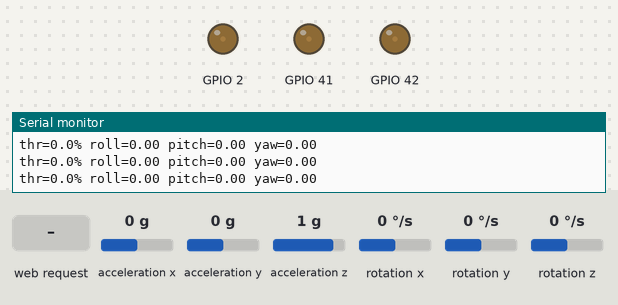
Recording of a sketch running on a simulated ESP32. Shown: output pins drawn as LEDs (lit = HIGH), the last lines printed to the serial monitor. Wiring (inferred from the names in the program): MPU-6050 motion sensor at I2C address 0x68. The inputs (shaded band) are chosen by the test bench; at power-on: acceleration x 0 g, acceleration y 0 g, acceleration z 1 g, rotation x 0 °/s, rotation y 0 °/s, rotation z 0 °/s. Pins used as bus, display or sensor lines are not drawn.

Above: at 1.2 s.
1.3 s: HTTP request GET /set?throttle=120 received
At 2.5 s:
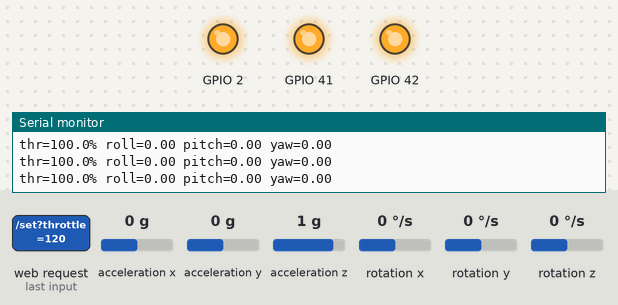
2.8 s: acceleration x set to -1.4 g
5.8 s: acceleration y set to -1.4 g
8.8 s: acceleration z set to -0.8 g
At 10.4 s:
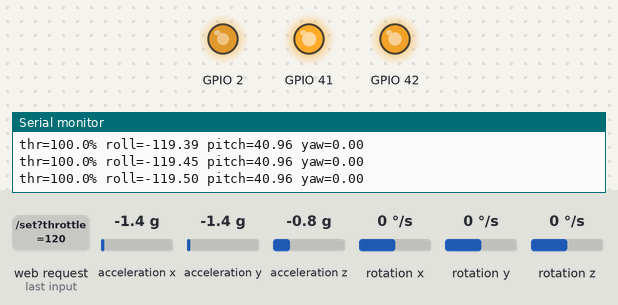
11.8 s: HTTP request GET /set?throttle=1 received
At 12.8 s:
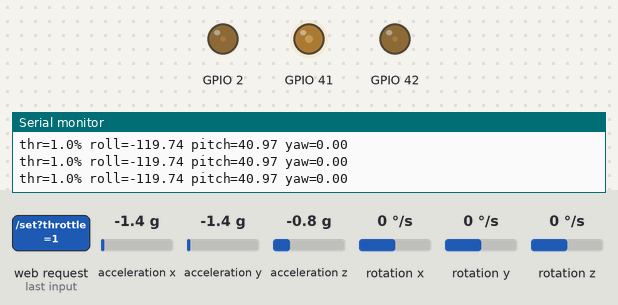
13.3 s: rotation x set to 100 °/s
At 13.45 s:
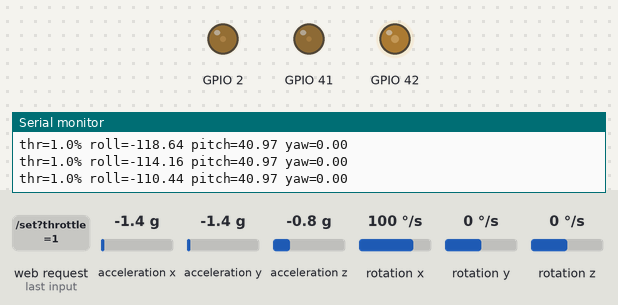
Timing chart, 0 to 17.3 s (numbered marks = the images above; inputs shaded):
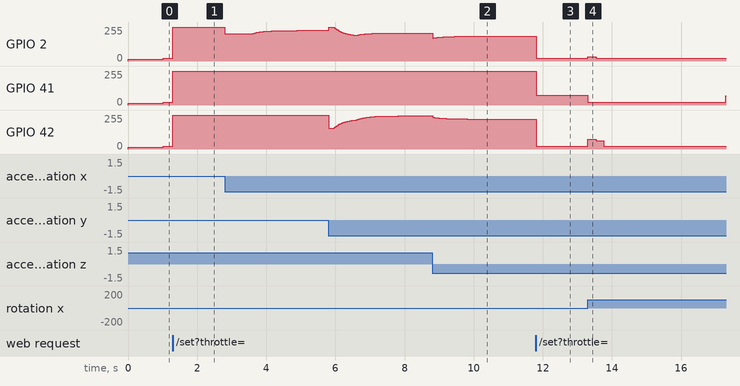

The sketch:

main.ino
```cpp
#include <Arduino.h>
#include <WebServer.h>
#include <WiFi.h>
#include <Wire.h>

#include "Imu.h"
#include "MotorMixer.h"
#include "Pid.h"

// Replace with your motor control pins
constexpr MotorPins kMotorPins{.frontLeft = 2, .frontRight = 1, .rearLeft = 42, .rearRight = 41};

// PID gains tuned for initial hover with 6x4.5 props, 2200kV motors on 4S
constexpr PidGains kPitchRollGains{.kp = 3.8f, .ki = 0.02f, .kd = 18.0f};
constexpr PidGains kYawGains{.kp = 1.0f, .ki = 0.01f, .kd = 4.0f};

// Optional: set true for an ESC throttle-range calibration pulse (props off, supervised)
constexpr bool kCalibrateEscsOnBoot = false;

// Network configuration
const char *kApSsid = "QuadHover-AP";
const char *kApPassword = "hover123";  // keep at least 8 chars for WPA2

// Globals shared between tasks
volatile float targetThrottlePercent = 0.0f;
portMUX_TYPE throttleMux = portMUX_INITIALIZER_UNLOCKED;

WebServer server(80);
Imu6050 imu;
MotorMixer motors(kMotorPins);
PidController pitchPid(kPitchRollGains);
PidController rollPid(kPitchRollGains);
PidController yawPid(kYawGains, -200.0f, 200.0f);

TaskHandle_t webTaskHandle = nullptr;
TaskHandle_t controlTaskHandle = nullptr;

String sliderPage() {
  return R"(
<!DOCTYPE html>
<html>
<head>
<meta name="viewport" content="width=device-width, initial-scale=1.0">
<style>
body { font-family: Arial, sans-serif; margin: 30px; }
.slider { width: 100%; height: 300px; writing-mode: bt-lr; -webkit-appearance: slider-vertical; }
label { font-size: 18px; }
</style>
</head>
<body>
<h2>Quad Hover Throttle</h2>
<label for="throttle">Throttle: <span id="val">0</span>%</label><br>
<input type="range" min="0" max="100" value="0" class="slider" id="throttle" orient="vertical">
<script>
const slider = document.getElementById('throttle');
const val = document.getElementById('val');
slider.oninput = function() {
  val.innerText = this.value;
  fetch('/set?throttle=' + this.value).catch(() => {});
}
</script>
</body>
</html>
  )";
}

void handleRoot() { server.send(200, "text/html", sliderPage()); }

void handleSet() {
  if (server.hasArg("throttle")) {
    float pct = server.arg("throttle").toFloat();
    pct = constrain(pct, 0.0f, 100.0f);
    portENTER_CRITICAL(&throttleMux);
    targetThrottlePercent = pct;
    portEXIT_CRITICAL(&throttleMux);
    server.send(200, "text/plain", String("Throttle set to ") + pct);
  } else {
    server.send(400, "text/plain", "Missing throttle param");
  }
}

void startWebServer() {
  if (!WiFi.softAP(kApSsid, kApPassword)) {
    Serial.println("Failed to start SoftAP");
    return;
  }
  Serial.printf("AP started: SSID=%s IP=%s\n", kApSsid, WiFi.softAPIP().toString().c_str());
  server.on("/", handleRoot);
  server.on("/set", handleSet);
  server.begin();
}

void webTask(void *param) {
  startWebServer();
  for (;;) {
    server.handleClient();
    vTaskDelay(10 / portTICK_PERIOD_MS);
  }
}

float readThrottle() {
  portENTER_CRITICAL(&throttleMux);
  float pct = targetThrottlePercent;
  portEXIT_CRITICAL(&throttleMux);
  return pct;
}

void controlTask(void *param) {
  if (!imu.begin()) {
    Serial.println("Failed to init MPU6050");
    vTaskDelete(nullptr);
  }
  motors.begin();
  if (kCalibrateEscsOnBoot) {
    Serial.println("ESC calibration: sending max then min throttle. Props off!");
    motors.calibrateEscs();
  }
  motors.armEscs();

  unsigned long lastLoopMicros = micros();
  const float hoverDuty = motors.maxDuty() * 0.4f;  // ~40% base for hover starting point

  for (;;) {
    imu.update();
    unsigned long now = micros();
    float dt = (now - lastLoopMicros) / 1e6f;
    lastLoopMicros = now;

    float desiredThrottle = readThrottle();
    float throttleDuty = (desiredThrottle / 100.0f) * motors.maxDuty();

    float rollCorrection = rollPid.compute(0.0f, imu.roll(), dt);
    float pitchCorrection = pitchPid.compute(0.0f, imu.pitch(), dt);
    // Yaw hold disabled for now
    float yawCorrection = 0.0f;

    if (desiredThrottle < 1.0f) {
      rollPid.reset();
      pitchPid.reset();
      yawPid.reset();
    }

    // X quad mixing
    float mFrontLeft = throttleDuty + pitchCorrection - rollCorrection - yawCorrection;
    float mFrontRight = throttleDuty + pitchCorrection + rollCorrection + yawCorrection;
    float mRearLeft = throttleDuty - pitchCorrection - rollCorrection + yawCorrection;
    float mRearRight = throttleDuty - pitchCorrection + rollCorrection - yawCorrection;

    // keep motors spinning lightly even at 0 throttle to improve stability
    const float idle = hoverDuty * 0.2f;
    motors.write(max(mFrontLeft, idle), max(mFrontRight, idle), max(mRearLeft, idle), max(mRearRight, idle));

    static unsigned long lastLogMs = 0;
    unsigned long nowMs = millis();
    if (nowMs - lastLogMs >= 50) {
      lastLogMs = nowMs;
      Serial.printf("thr=%.1f%% roll=%.2f pitch=%.2f yaw=%.2f\n", desiredThrottle, imu.roll(), imu.pitch(), imu.yaw());
    }

    vTaskDelay(4 / portTICK_PERIOD_MS);  // ~250 Hz loop
  }
}

void setup() {
  Serial.begin(115200);
  while (!Serial && millis() < 2000) {}

  xTaskCreatePinnedToCore(webTask, "WebTask", 8192, nullptr, 1, &webTaskHandle, 1);
  xTaskCreatePinnedToCore(controlTask, "ControlTask", 8192, nullptr, 2, &controlTaskHandle, 0);
}

void loop() {
  // Not used. Work is split across two cores.
}
```

Imu.h
```cpp
#pragma once
#include <Arduino.h>
#include <Wire.h>

class Imu6050 {
 public:
  bool begin(uint8_t address = 0x68) {
    address_ = address;
    Wire.begin();
    Wire.beginTransmission(address_);
    Wire.write(0x6B);  // power management
    Wire.write(0);
    if (Wire.endTransmission() != 0) {
      return false;
    }
    lastUpdateMicros_ = micros();
    return true;
  }

  void update() {
    readRaw();
    const float ax = rawAx_ / 16384.0f;
    const float ay = rawAy_ / 16384.0f;
    const float az = rawAz_ / 16384.0f;
    const float gx = rawGx_ / 131.0f;  // dps
    const float gy = rawGy_ / 131.0f;
    const float gz = rawGz_ / 131.0f;

    unsigned long now = micros();
    const float dt = (now - lastUpdateMicros_) / 1e6f;
    lastUpdateMicros_ = now;

    // Complementary filter
    const float accRoll = atan2f(ay, az) * 57.2958f;
    const float accPitch = atan2f(-ax, sqrtf(ay * ay + az * az)) * 57.2958f;

    roll_ = 0.98f * (roll_ + gx * dt) + 0.02f * accRoll;
    pitch_ = 0.98f * (pitch_ + gy * dt) + 0.02f * accPitch;
    yaw_ += gz * dt;
  }

  float pitch() const { return pitch_; }
  float roll() const { return roll_; }
  float yaw() const { return yaw_; }

 private:
  void readRaw() {
    Wire.beginTransmission(address_);
    Wire.write(0x3B);
    Wire.endTransmission(false);
    Wire.requestFrom(address_, static_cast<uint8_t>(14));

    rawAx_ = Wire.read() << 8 | Wire.read();
    rawAy_ = Wire.read() << 8 | Wire.read();
    rawAz_ = Wire.read() << 8 | Wire.read();
    rawTemp_ = Wire.read() << 8 | Wire.read();
    rawGx_ = Wire.read() << 8 | Wire.read();
    rawGy_ = Wire.read() << 8 | Wire.read();
    rawGz_ = Wire.read() << 8 | Wire.read();
  }

  uint8_t address_ = 0x68;
  int16_t rawAx_ = 0, rawAy_ = 0, rawAz_ = 0, rawGx_ = 0, rawGy_ = 0, rawGz_ = 0, rawTemp_ = 0;
  float pitch_ = 0, roll_ = 0, yaw_ = 0;
  unsigned long lastUpdateMicros_ = 0;
};
```

MotorMixer.h
```cpp
#pragma once
#include <Arduino.h>

struct MotorPins {
  uint8_t frontLeft;
  uint8_t frontRight;
  uint8_t rearLeft;
  uint8_t rearRight;
};

class MotorMixer {
 public:
  MotorMixer(const MotorPins &pins, uint16_t pwmFreq = 400, uint8_t resolution = 11)
      : pins_(pins), pwmFreq_(pwmFreq), resolution_(resolution) {}

  void begin() {
    ledcSetup(0, pwmFreq_, resolution_);
    ledcSetup(1, pwmFreq_, resolution_);
    ledcSetup(2, pwmFreq_, resolution_);
    ledcSetup(3, pwmFreq_, resolution_);
    ledcAttachPin(pins_.frontLeft, 0);
    ledcAttachPin(pins_.frontRight, 1);
    ledcAttachPin(pins_.rearLeft, 2);
    ledcAttachPin(pins_.rearRight, 3);
  }

  void write(float frontLeft, float frontRight, float rearLeft, float rearRight) {
    ledcWrite(0, constrain(frontLeft, 0.0f, maxDuty()));
    ledcWrite(1, constrain(frontRight, 0.0f, maxDuty()));
    ledcWrite(2, constrain(rearLeft, 0.0f, maxDuty()));
    ledcWrite(3, constrain(rearRight, 0.0f, maxDuty()));
  }

  void armEscs(uint16_t pulses = 200) { writeSameDuty(maxDuty() * 0.05f, pulses, 5); }

  void calibrateEscs(uint16_t highMs = 2000, uint16_t lowMs = 2000) {
    // Calibrates throttle range by sending max then min duty. Only run with props off.
    writeSameDuty(maxDuty(), highMs / 5, 5);
    writeSameDuty(maxDuty() * 0.05f, lowMs / 5, 5);
  }

  uint32_t maxDuty() const { return (1 << resolution_) - 1; }

 private:
  void writeSameDuty(float duty, uint16_t pulses, uint16_t delayMs) {
    for (uint16_t i = 0; i < pulses; ++i) {
      ledcWrite(0, duty);
      ledcWrite(1, duty);
      ledcWrite(2, duty);
      ledcWrite(3, duty);
      delay(delayMs);
    }
  }

  MotorPins pins_{};
  uint16_t pwmFreq_;
  uint8_t resolution_;
};
```

Pid.h
```cpp
#pragma once
#include <Arduino.h>

struct PidGains {
  float kp;
  float ki;
  float kd;
};

class PidController {
 public:
  explicit PidController(const PidGains &gains, float outMin = -400.0f, float outMax = 400.0f)
      : gains_(gains), outMin_(outMin), outMax_(outMax) {}

  void setGains(const PidGains &gains) { gains_ = gains; }

  float compute(float target, float measurement, float dt) {
    float error = target - measurement;
    integral_ += error * dt;
    float derivative = (dt > 0) ? (error - lastError_) / dt : 0.0f;
    lastError_ = error;

    float output = (gains_.kp * error) + (gains_.ki * integral_) + (gains_.kd * derivative);
    if (output > outMax_) output = outMax_;
    if (output < outMin_) output = outMin_;
    return output;
  }

  void reset() {
    integral_ = 0;
    lastError_ = 0;
  }

 private:
  PidGains gains_{};
  float integral_ = 0.0f;
  float lastError_ = 0.0f;
  float outMin_;
  float outMax_;
};
```

Measured:
- after the input at 1.3 s, GPIO 2, GPIO 41, GPIO 42: 20/255 → 255/255 at once
- after the input at 8.8 s, GPIO 42: moves from 248/255 to 225/255 over 1.0 s, starting at once
- after the input at 11.8 s, GPIO 2: 185/255 → 20/255 at once; GPIO 41: 255/255 → 73/255 at once; GPIO 42: 225/255 → 20/255 at once
- after the input at 13.3 s, GPIO 2: 20/255 → 32/255 at once, → 20/255 0.22 s later; GPIO 41: 73/255 → 20/255 at once, → 69/255 4.0 s later; GPIO 42: 20/255 → 73/255 at once, → 63/255 0.22 s later, → 20/255 0.23 s later
